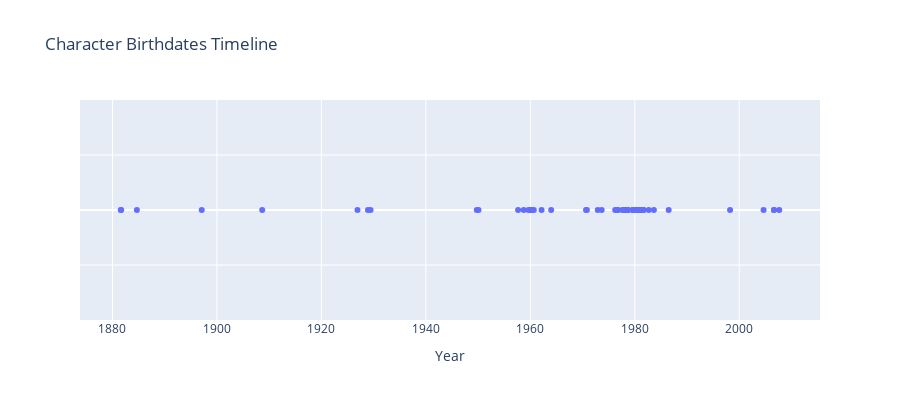

Notebook source saved alongside this figure:
### Code cell
import pandas as pd
import plotly.express as px

def parse_birthdate(birthdate_str):
    try:
        return pd.to_datetime(birthdate_str, errors='coerce', format='%B %Y')
    except Exception as e:
        return pd.NaT

characters_df['birthdate'] = characters_df['birthdate'].apply(parse_birthdate)
characters_df_cleaned = characters_df.dropna(subset=['birthdate'])

# Add a constant y-value to align all points on one line
characters_df_cleaned['y'] = 0

# Create the plot
fig = px.scatter(
    characters_df_cleaned,
    x='birthdate',
    y='y',
    hover_name='name',
    title='Character Birthdates Timeline',
    labels={'y': ''},
)

# Update layout to remove y-axis ticks and labels
fig.update_layout(
    yaxis=dict(showticklabels=False),
    xaxis_title='Year',
    hovermode='closest',
    height=400
)

# Show plot
fig.show()

### Figure 1 — Plotly figure (JSON) as saved in the notebook; plotly's stock layout.template omitted (floating-point values rounded to 4 significant figures)
{"data": [{"hovertemplate": "<b>%{hovertext}</b><br><br>birthdate=%{x}<br>=%{y}<extra></extra>", "hovertext": ["Harry James Potter", "Ronald Bilius Weasley", "Hermione Jean Granger", "Albus Percival Wulfric Brian Dumbledore", "Rubeus Hagrid", "Neville Longbottom", "Fred Weasley", "George Weasley", "Ginevra (Ginny) Molly Weasley", "Dean Thomas", "Seamus Finnigan", "Lily J. Potter", "James Potter", "Sirius Black", "Remus John Lupin", "Peter Pettigrew", "Percy Ignatius Weasley", "(Bill) William Arthur Weasley", "Charles Weasley", "Lee Jordan ", "Oliver Wood", "Angelina Johnson", "Katie Bell", "Alicia Spinnet", "Lavender Brown", "Parvati Patil", "Romilda Vane", "Colin Creevey", "Cormac McLaggen", "Molly Weasley", "Arthur Weasley", "Quirinus Quirrell", "Cho Chang", "Luna Lovegood", "Gilderoy Lockhart", "Filius Flitwick", "Sybill Patricia Trelawney", "Garrick Ollivander", "Myrtle Elizabeth Warren (Moaning Myrtle)", "Padma Patil", "Michael Corner", "Terry Boot", "Anthony Goldstein", "Severus Snape", "Draco Malfoy", "Gregory Goyle", "Pansy Parkinson", "Blaise Zabini", "Tom Marvolo Riddle", "Theodore Nott", "Millicent Bulstrode", "Marcus Flint", "Penelope Clearwater", "Roger Davies", "Marcus Belby", "Nymphadora Tonks", "Newton Scamander", "Cedric Diggory", "Justin Finch-Fletchley", "Zacharias Smith", "Hannah Abbott", "Ernest Macmillan", "Susan Bones", "Frank Longbottom", "Elphias Doge", "Fleur Isabelle Delacour", "Aberforth Dumbledore", "Sturgis Podmore", "Gabrielle Delacour", "Viktor Krum", "Dudley Dursley", "Dennis Creevey", "Albus Severus Potter", "Scorpius Hyperion Malfoy", "Edward Remus Lupin", "James Sirius Potter", "Rose Granger-Weasley"], "legendgroup": "", "marker": {"color": "#636efa", "symbol": "circle"}, "mode": "markers", "name": "", "orientation": "v", "showlegend": false, "type": "scatter", "x": ["1980-07-01T00:00:00.000000000", "1980-03-01T00:00:00.000000000", "1979-09-01T00:00:00.000000000", "1881-08-01T00:00:00.000000000", "1928-12-01T00:00:00.000000000", "1980-07-01T00:00:00.000000000", "1978-04-01T00:00:00.000000000", "1978-04-01T00:00:00.000000000", "1981-08-01T00:00:00.000000000", "1980-09-01T00:00:00.000000000", "1981-09-01T00:00:00.000000000", "1960-01-01T00:00:00.000000000", "1960-03-01T00:00:00.000000000", "1959-11-01T00:00:00.000000000", "1960-03-01T00:00:00.000000000", "1960-09-01T00:00:00.000000000", "1976-08-01T00:00:00.000000000", "1970-11-01T00:00:00.000000000", "1972-12-01T00:00:00.000000000", "1978-09-01T00:00:00.000000000", "1976-10-01T00:00:00.000000000", "1977-10-01T00:00:00.000000000", "1979-09-01T00:00:00.000000000", "1978-09-01T00:00:00.000000000", "1980-09-01T00:00:00.000000000", "1980-09-01T00:00:00.000000000", "1982-09-01T00:00:00.000000000", "1981-05-01T00:00:00.000000000", "1979-09-01T00:00:00.000000000", "1949-10-01T00:00:00.000000000", "1950-02-01T00:00:00.000000000", "1970-09-01T00:00:00.000000000", "1979-09-01T00:00:00.000000000", "1981-02-01T00:00:00.000000000", "1964-01-01T00:00:00.000000000", "1958-10-01T00:00:00.000000000", "1962-03-01T00:00:00.000000000", "1908-09-01T00:00:00.000000000", "1929-06-01T00:00:00.000000000", "1980-09-01T00:00:00.000000000", "1980-09-01T00:00:00.000000000", "1980-09-01T00:00:00.000000000", "1980-09-01T00:00:00.000000000", "1960-01-01T00:00:00.000000000", "1980-06-01T00:00:00.000000000", "1980-09-01T00:00:00.000000000", "1980-09-01T00:00:00.000000000", "1980-09-01T00:00:00.000000000", "1926-12-01T00:00:00.000000000", "1980-09-01T00:00:00.000000000", "1980-09-01T00:00:00.000000000", "1976-09-01T00:00:00.000000000", "1976-09-01T00:00:00.000000000", "1978-09-01T00:00:00.000000000", "1979-09-01T00:00:00.000000000", "1973-09-01T00:00:00.000000000", "1897-02-01T00:00:00.000000000", "1977-09-01T00:00:00.000000000", "1980-09-01T00:00:00.000000000", "1981-09-01T00:00:00.000000000", "1980-09-01T00:00:00.000000000", "1980-04-01T00:00:00.000000000", "1980-09-01T00:00:00.000000000", "1959-09-01T00:00:00.000000000", "1881-09-01T00:00:00.000000000", "1977-10-01T00:00:00.000000000", "1884-09-01T00:00:00.000000000", "1957-09-01T00:00:00.000000000", "1986-07-01T00:00:00.000000000", "1976-04-01T00:00:00.000000000", "1980-06-01T00:00:00.000000000", "1983-09-01T00:00:00.000000000", "2006-09-01T00:00:00.000000000", "2007-09-01T00:00:00.000000000", "1998-04-01T00:00:00.000000000", "2004-09-01T00:00:00.000000000", "2006-09-01T00:00:00.000000000"], "xaxis": "x", "y": [0, 0, 0, 0, 0, 0, 0, 0, 0, 0, 0, 0, 0, 0, 0, 0, 0, 0, 0, 0, 0, 0, 0, 0, 0, 0, 0, 0, 0, 0, 0, 0, 0, 0, 0, 0, 0, 0, 0, 0, 0, 0, 0, 0, 0, 0, 0, 0, 0, 0, 0, 0, 0, 0, 0, 0, 0, 0, 0, 0, 0, 0, 0, 0, 0, 0, 0, 0, 0, 0, 0, 0, 0, 0, 0, 0, 0], "yaxis": "y"}], "layout": {"height": 400, "hovermode": "closest", "legend": {"tracegroupgap": 0}, "title": {"text": "Character Birthdates Timeline"}, "xaxis": {"anchor": "y", "domain": [0, 1], "title": {"text": "Year"}}, "yaxis": {"anchor": "x", "domain": [0, 1], "showticklabels": false, "title": {"text": ""}}}}
